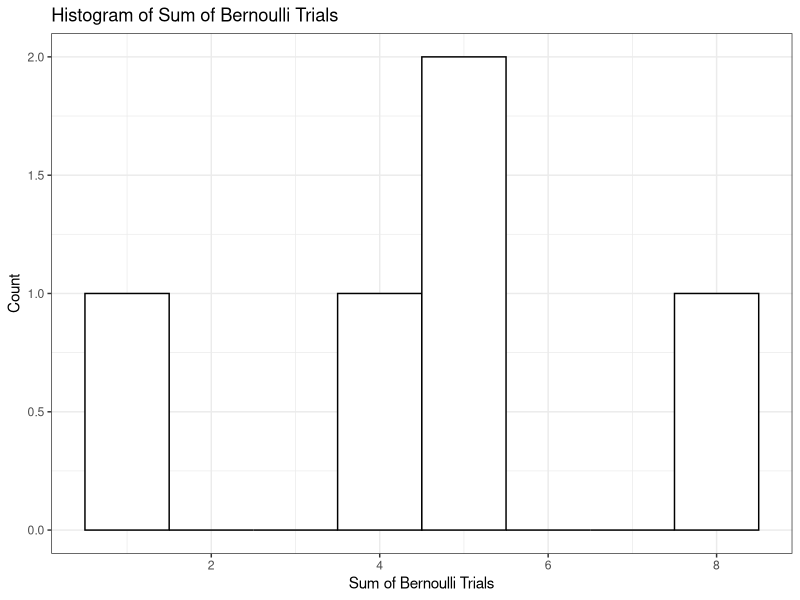
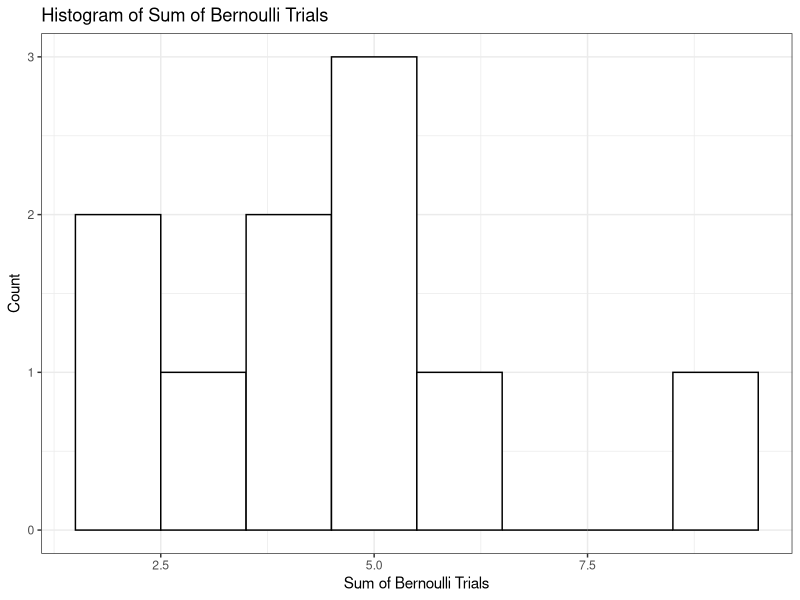
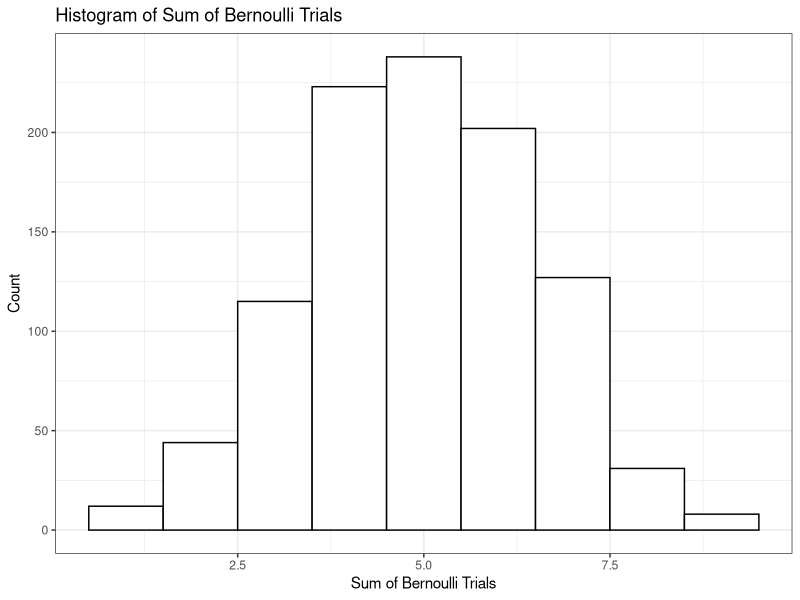
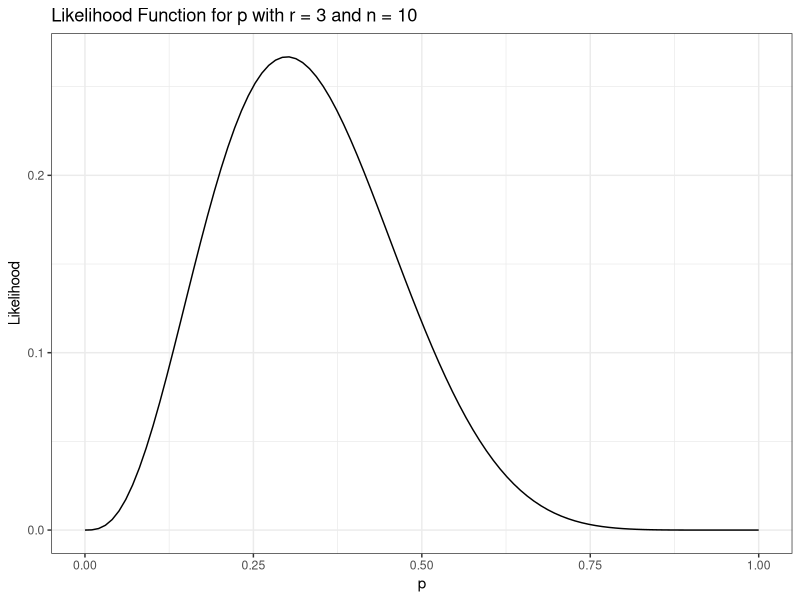

Reproduce these figures in R, in order.
## ---- chunk 1
library(ggplot2)
library(tidyverse)
# 设置随机数种子，确保结果可重复
set.seed(123)

bernoulli <- function(n, p) {
  # n: 试验次数
  # p: 事件发生概率
  x <- rbinom(n, 1, p) # 生成服从二项分布的随机数
  return(x)
}
# 输出结果
x = bernoulli(10,0.5)
x
## ---- chunk 2
result <- data.frame()  # 创建一个空的 dataframe
n <- 10
p <- 0.5
nexp <- 5
for(i in c(1:nexp)){
  temp_df <- data.frame(t(matrix(bernoulli(n, p))))
  result <- bind_rows(result, temp_df)  # 将当前迭代的结果添加到总结果 dataframe 中
}

result$heads <- rowSums(result[,1:n])
result$tails <- n-result$heads
result
## ---- chunk 3
ggplot(result, aes(x = heads)) + 
  geom_histogram(binwidth = 1, color = "black", fill = "white") + 
  labs(title = "Histogram of Sum of Bernoulli Trials", 
       x = "Sum of Bernoulli Trials", 
       y = "Count")+
  theme_bw()
## ---- chunk 4
result <- data.frame()  # 创建一个空的 dataframe
n <- 10
p <- 0.5
nexp <- 10
for(i in c(1:nexp)){
  temp_df <- data.frame(t(matrix(bernoulli(n, p))))
  result <- bind_rows(result, temp_df)  # 将当前迭代的结果添加到总结果 dataframe 中
}

result$heads <- rowSums(result[,1:n])
result$tails <- n-result$heads
result
## ---- chunk 5
ggplot(result, aes(x = heads)) + 
  geom_histogram(binwidth = 1, color = "black", fill = "white") + 
  labs(title = "Histogram of Sum of Bernoulli Trials", 
       x = "Sum of Bernoulli Trials", 
       y = "Count")+
  theme_bw()
## ---- chunk 6
result <- data.frame()  # 创建一个空的 dataframe
n <- 10
p <- 0.5
nexp <- 1000
for(i in c(1:nexp)){
  temp_df <- data.frame(t(matrix(bernoulli(n, p))))
  result <- bind_rows(result, temp_df)  # 将当前迭代的结果添加到总结果 dataframe 中
}

result$heads <- rowSums(result[,1:n])
result$tails <- n-result$heads
result
## ---- chunk 7
ggplot(result, aes(x = heads)) + 
  geom_histogram(binwidth = 1, color = "black", fill = "white") + 
  labs(title = "Histogram of Sum of Bernoulli Trials", 
       x = "Sum of Bernoulli Trials", 
       y = "Count")+
  theme_bw()
## ---- chunk 8
# 定义似然函数
likelihood <- function(p) {
  choose(10, 3) * p^3 * (1-p)^7
}

# 在0到1的范围内生成100个等距的概率值，并计算每个概率值的似然值
p_values <- seq(0, 1, length.out = 100)
likelihood_values <- sapply(p_values, likelihood)

# 将概率值和似然值组成数据框
df <- data.frame(p = p_values, likelihood = likelihood_values)

# 绘制似然函数折线图
ggplot(df, aes(x = p, y = likelihood)) +
  geom_line() +
  xlab("p") +
  ylab("Likelihood") +
  ggtitle("Likelihood Function for p with r = 3 and n = 10")+
  theme_bw()
